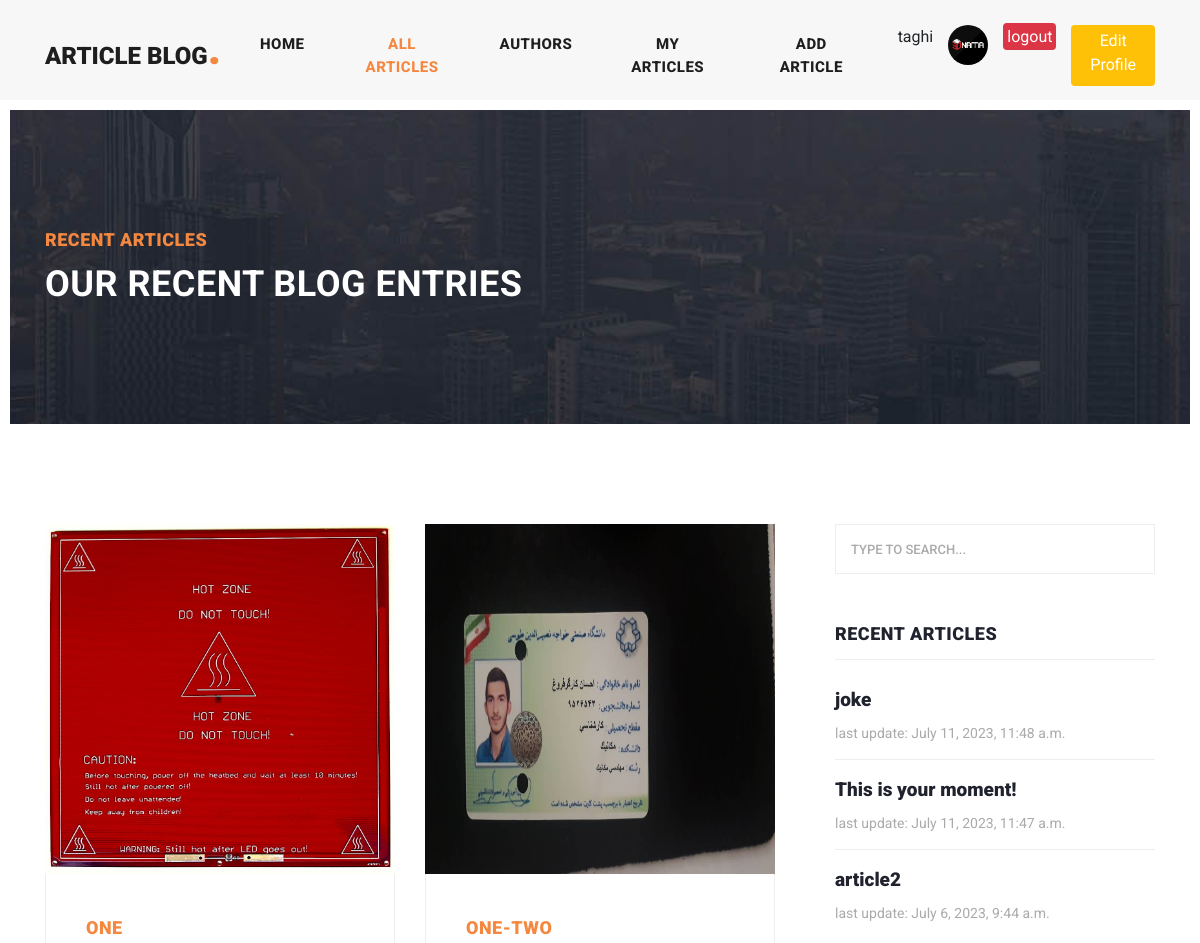
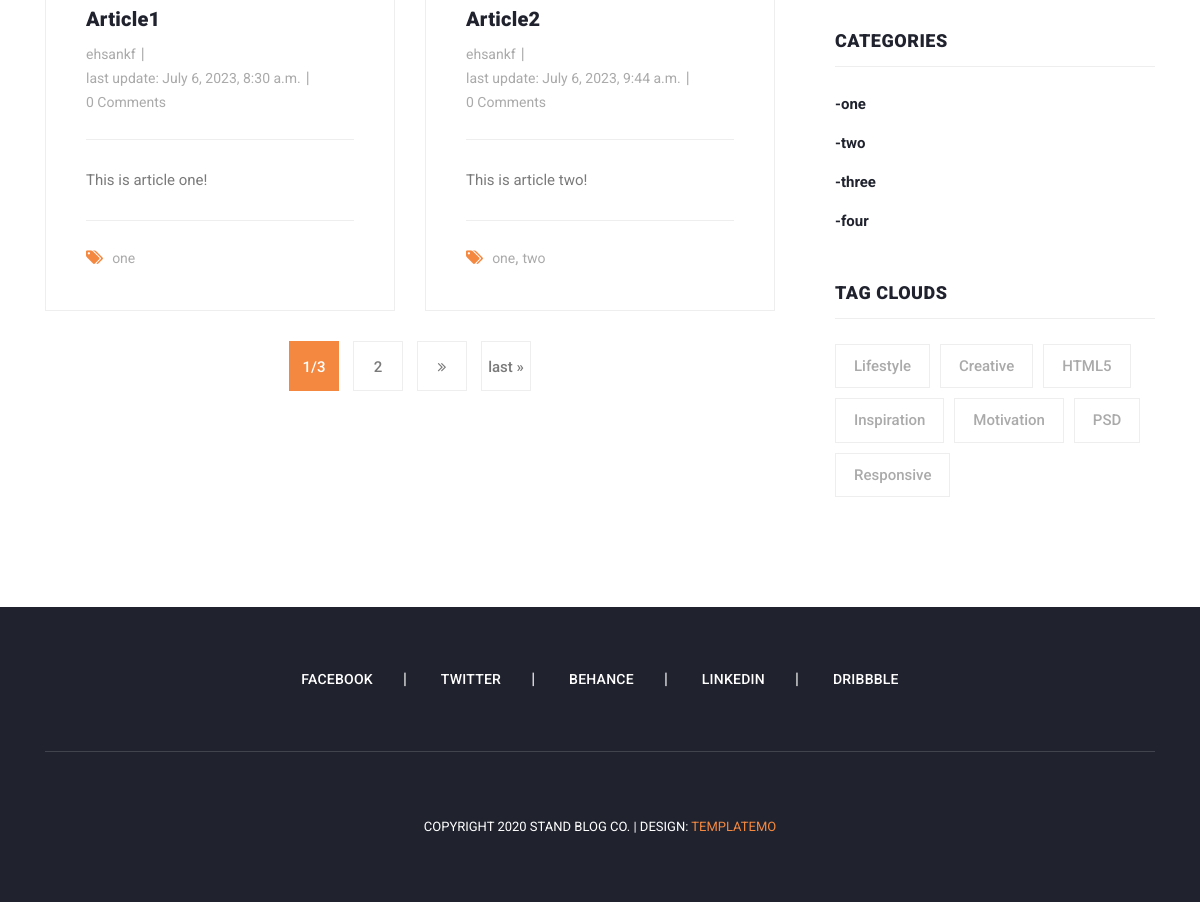
Screenshot of /blog/all_articles (signed in) with the database file from the repository (2 pictures, top to bottom).
### account/models.py (models this page shows, shortened)
class Author(models.Model):
    user = models.OneToOneField(User, on_delete=models.CASCADE)
    first_name = models.CharField(max_length=50)
    last_name = models.CharField(max_length=50)
    email = models.EmailField(null=True, blank=True)
    phone_number = models.CharField(max_length=11, null=True, blank=True)
    image = models.FileField(upload_to="images/Authors")
    nickname = models.CharField(max_length=30, unique=True)
    slug = models.CharField(max_length=30, unique=True, editable=False)
    def __str__(self):
        return self.nickname

### blog/models.py (models this page shows, shortened)
class Article(models.Model):
    title = models.CharField(max_length=50, unique=True)
    slug = models.CharField(max_length=50, unique=True, editable=False)
    body = models.TextField()
    image = models.ImageField(upload_to="images/articles")
    created = models.DateTimeField(auto_now_add=True, null=True, blank=True)
    updated = models.DateTimeField(auto_now=True, null=True, blank=True)
    category = models.ManyToManyField(Category, related_name="articles")
    author = models.ForeignKey(Author, on_delete=models.CASCADE, related_name="articles")
    def get_absolute_url(self):
        return reverse("blog:article-detail", args=[self.slug])

class Category(models.Model):
    title = models.CharField(max_length=50, unique=True)
    slug = models.CharField(max_length=50, unique=True, editable=False)
    def __str__(self):
        return self.title

### blog/views.py (the view)
# urls.py: path("all_articles", views.ArticlesListView.as_view(), name="all-articles"),
class ArticlesListView(ListView):
    paginate_by = 2
    model = Article
    def get_context_data(self, **kwargs):
        context = super().get_context_data(**kwargs)
        context["txt1"] = "Recent articles"
        context["txt2"] = "Our recent blog entries"
        return context

### context_processors/context_processors.py (called while the page is built)
def recent_articles(request):
    recent_articles = Article.objects.order_by("-updated")[:3]
    return {"recent_articles": recent_articles}

def all_categories(request):
    all_categories = Category.objects.all()
    return {"all_categories": all_categories}

### blog/templates/blog/article_list.html (shortened to what this page needs)
{% extends "base.html" %}
{% load static %}
{% block content %}
    <div class="heading-page header-text">
        <section class="page-heading">
          <div class="container">
            <div class="row">
              <div class="col-lg-12">
                <div class="text-content">
                  <h4>{{ txt1 }}</h4>
                  <h2>{{ txt2 }}</h2>
                </div>
              </div>
            </div>
          </div>
        </section>
      </div>
      <section class="blog-posts grid-system">
        <div class="container">
          <div class="row">
            <div class="col-lg-8">
              <div class="all-blog-posts">
                <div class="row">
                    {% for article in page_obj %}
                        <div class="col-lg-6">
                            <div class="blog-post">
                            <div class="blog-thumb">
                                <img height="350 px" src="{{ article.image.url }}" alt="">
                            </div>
                            <div class="down-content">
                                <span>{% for cat in article.category.all %}{{ cat }}{% if cat != article.category.last %}-{% endif %}{% endfor %}</span>
                                <a href="{{ article.get_absolute_url }}"><h4>{{ article.title }}</h4></a>
                                <ul class="post-info">
                                <li><a href="{% url 'blog:author-articles' article.author.slug %}">{{ article.author }}</a></li>
                                <li><a>last update: {{ article.updated }}</a></li>
                                <li><a>{{ article.comments.count }} Comments</a></li>
                                </ul>
                                <p>{{ article.body }}</p>
                                <div class="post-options">
                                <div class="row">
                                    <div class="col-lg-12">
                                    <ul class="post-tags">
                                        <li><i class="fa fa-tags"></i></li>
                                        {% for cat in article.category.all %}
                                            <li><a href="{% url 'blog:category-list' cat.slug %}">{{ cat }}</a>{% if cat != article.category.last %},{% endif %}</li>
                                        {% endfor %}
                                    </ul>
                                    </div>
                                </div>
                                </div>
                            </div>
                            </div>
                        </div>
                    {% endfor %}
                  {% if page_obj.has_other_pages %}
                    <div class="col-lg-12">
                      <ul class="page-numbers">
                        <li class="active">
                          <a href="#">{{ page_obj.number }}/{{ page_obj.paginator.num_pages }}</a>
                        </li>
                        {% if page_obj.has_next %}
                          <li><a href="?page={{ page_obj.next_page_number }}{% if request.GET.searched %}&searched={{ request.GET.searched }}{% endif %}">{{ page_obj.next_page_number }}</a></li>
                          <li><a href="?page={{ page_obj.next_page_number }}{% if request.GET.searched %}&searched={{ request.GET.searched }}{% endif %}"><i class="fa fa-angle-double-right"></i></a></li>
                          <li><a href="?page={{ page_obj.paginator.num_pages }}{% if request.GET.searched %}&searched={{ request.GET.searched }}{% endif %}">last &raquo;</a></li>
                        {% endif %}
                      </ul>
                    </div>
                  {% endif %}
                </div>
              </div>
            </div>
            <div class="col-lg-4">
              {% include "includes/sidebar.html" %}
            </div>
          </div>
        </div>
      </section>
{% endblock %}

### templates/includes/header.html (shortened to what this page needs)
{% load static %}
<header class="">
    <nav class="navbar navbar-expand-lg">
      <div class="container">
        <a class="navbar-brand" href="{% url 'home:home' %}"><h2>Article Blog<em>.</em></h2></a>
        <div class="collapse navbar-collapse" id="navbarResponsive">
          <ul class="navbar-nav ml-auto">
            <li class="nav-item {% if request.resolver_match.url_name == 'home'%}active{% endif %}">
              <a class="nav-link" href="{% url 'home:home' %}">Home
              </a>
            </li>
            <li class="nav-item {% if request.resolver_match.url_name == 'all-articles' %}active{% endif %}">
              <a class="nav-link" href="{% url 'blog:all-articles' %}">All Articles</a>
            </li>
            <li class="nav-item {% if request.resolver_match.url_name == 'all-authors' %}active{% endif %}">
              <a class="nav-link" href="{% url 'blog:all-authors' %}">Authors</a>
            </li>
            {% if request.user.is_authenticated %}
              <li class="nav-item {% if request.resolver_match.url_name == 'author-articles' and user.author.slug == request.resolver_match.kwargs.slug %}active{% endif %}">
                <a class="nav-link" href="{% url 'blog:author-articles' user.author.slug %}">My Articles</a>
              </li>
              <li class="nav-item">
                <a class="nav-link" href="{% url 'blog:add-article' %}">Add Article</a>
              </li>
              <li class="nav-item">{{ user.author.nickname }}</li>
              <img width="40 px" height="40 px" class="rounded-circle shadow-4-strong" src="{{ user.author.image.url }}" alt="">
                <li class="nav-item">
                  <a href="{% url 'account:logout' %}" class="p-1 bg-danger text-white rounded">logout</a>
                </li>
                  <a href="{% url 'account:edit-user' user.author.slug %}" class="p-1 bg-warning text-white rounded">Edit Profile</a>
            {% else %}
              <li class="nav-item">
                <a href="{% url 'account:login' %}" class="p-1 bg-success text-white rounded">login</a><span> /</span>
                <a href="{% url 'account:register' %}" class="p-1 bg-warning text-white rounded">register</a>
              </li>
            {% endif %}
          </ul>
        </div>
      </div>
    </nav>
  </header>

### templates/includes/sidebar.html
<div class="sidebar">
  <div class="row">
    <div class="col-lg-12">
      <div class="sidebar-item search">
        <form id="search_form" name="gs" method="GET" action="{% url 'blog:search-articles' %}">
          <input type="text" name="searched" class="searchText" placeholder="type to search..." autocomplete="on">
        </form>
      </div>
    </div>
    <div class="col-lg-12">
      <div class="sidebar-item recent-posts">
        <div class="sidebar-heading">
          <h2>Recent Articles</h2>
        </div>
        <div class="content">
          <ul>
            {% for article in recent_articles %}
            <li><a href="{{ article.get_absolute_url }}">
              <h5>{{ article.title }}</h5>
              <span>last update: {{ article.updated }}</span>
            </a></li>
            {% endfor %}
          </ul>
        </div>
      </div>
    </div>
    <div class="col-lg-12">
      <div class="sidebar-item categories">
        <div class="sidebar-heading">
          <h2>Categories</h2>
        </div>
        <div class="content">
          <ul>
            {% for cat in all_categories %}
              <li><a href="{% url 'blog:category-list' cat.slug %}">-{{ cat.title }}</a></li>
            {% endfor %}
          </ul>
        </div>
      </div>
    </div>
    <div class="col-lg-12">
      <div class="sidebar-item tags">
        <div class="sidebar-heading">
          <h2>Tag Clouds</h2>
        </div>
        <div class="content">
          <ul>
            <li><a href="#">Lifestyle</a></li>
            <li><a href="#">Creative</a></li>
            <li><a href="#">HTML5</a></li>
            <li><a href="#">Inspiration</a></li>
            <li><a href="#">Motivation</a></li>
            <li><a href="#">PSD</a></li>
            <li><a href="#">Responsive</a></li>
          </ul>
        </div>
      </div>
    </div>
  </div>
</div>

### rows the page displays
Article: image (picture), title "Article1", author "ehsankf", updated "July 6, 2023, 8:30 a.m.", comments.count "0", body "This is article one!"
Category: title "ONE", title "one"
Article: image (picture), title "Article2", author "ehsankf", updated "July 6, 2023, 9:44 a.m.", comments.count "0", body "This is article two!", title "article2"
Category: title "TWO", title "two"
Article: title "joke", updated "July 11, 2023, 11:48 a.m."
Article: title "This is your moment!", updated "July 11, 2023, 11:47 a.m."
Category: title "three"
Category: title "four"

### other values shown
{{ user.author.nickname }} "taghi"
{{ txt1 }} "RECENT ARTICLES"
{{ txt2 }} "OUR RECENT BLOG ENTRIES"
{{ page_obj.number }} "1"
{{ page_obj.paginator.num_pages }} "3"
{{ page_obj.next_page_number }} "2"
